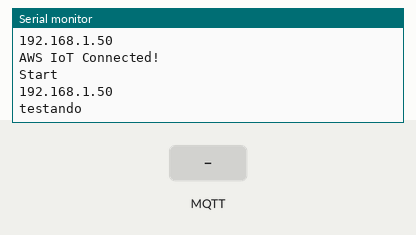
Simulated run of this program. Board: ESP32. Parts: the last lines printed to the serial monitor. The inputs (shaded band) are chosen by the test bench. WiFi joins after 1.5 s; servers stay silent unless stated; random numbers use the default seed unless the program sets one; no MQTT or app messages arrive unless stated.

Above: at 2.7 s.
2.8 s: MQTT message "1" arrives on the first subscribed topic
At 6.3 s:
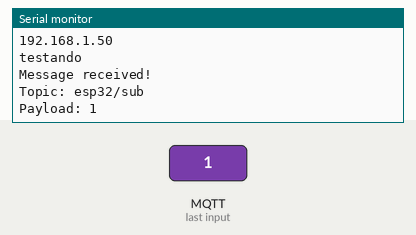
7.0 s: MQTT message "on" arrives on the first subscribed topic
At 10.0 s:
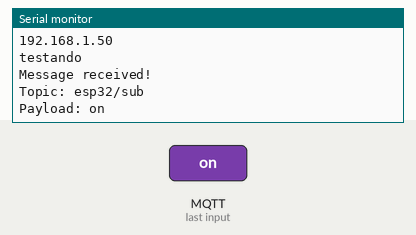
11.0 s: MQTT message "off" arrives on the first subscribed topic
At 14.9 s:
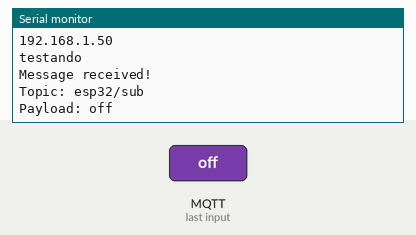

The program:

main.cpp
```cpp
#include <pgmspace.h>
#include <WiFiClientSecure.h>
#include <MQTTClient.h>
#include <ArduinoJson.h>
#include "WiFi.h"

// MQTT topics for the device
#define AWS_IOT_PUBLISH_TOPIC   "esp32/pub"
#define AWS_IOT_SUBSCRIBE_TOPIC "esp32/sub"

//mod
#define THINGNAME "ESP32-IoT-MonitoramentoIdoso"
const char WIFI_SSID[] = "iPhone de Rafael";
const char WIFI_PASSWORD[] = "rafael8765";
const char AWS_IOT_ENDPOINT[] = "a34ypir054ngjb-ats.iot.us-east-2.amazonaws.com";

WiFiClientSecure wifi_client = WiFiClientSecure();
MQTTClient mqtt_client = MQTTClient(256); //256 indicates the maximum size for packets being published and received.

//mod
// Amazon Root CA 1
static const char AWS_CERT_CA[] PROGMEM = R"EOF(
-----BEGIN CERTIFICATE-----
MIIDQTCCAimgAwIBAgITBmyfz5m/jAo54vB4ikPmljZbyjANBgkqhkiG9w0BAQsF
ADA5MQswCQYDVQQGEwJVUzEPMA0GA1UEChMGQW1hem9uMRkwFwYDVQQDExBBbWF6
b24gUm9vdCBDQSAxMB4XDTE1MDUyNjAwMDAwMFoXDTM4MDExNzAwMDAwMFowOTEL
MAkGA1UEBhMCVVMxDzANBgNVBAoTBkFtYXpvbjEZMBcGA1UEAxMQQW1hem9uIFJv
b3QgQ0EgMTCCASIwDQYJKoZIhvcNAQEBBQADggEPADCCAQoCggEBALJ4gHHKeNXj
ca9HgFB0fW7Y14h29Jlo91ghYPl0hAEvrAIthtOgQ3pOsqTQNroBvo3bSMgHFzZM
9O6II8c+6zf1tRn4SWiw3te5djgdYZ6k/oI2peVKVuRF4fn9tBb6dNqcmzU5L/qw
IFAGbHrQgLKm+a/sRxmPUDgH3KKHOVj4utWp+UhnMJbulHheb4mjUcAwhmahRWa6
VOujw5H5SNz/0egwLX0tdHA114gk957EWW67c4cX8jJGKLhD+rcdqsq08p8kDi1L
93FcXmn/6pUCyziKrlA4b9v7LWIbxcceVOF34GfID5yHI9Y/QCB/IIDEgEw+OyQm
jgSubJrIqg0CAwEAAaNCMEAwDwYDVR0TAQH/BAUwAwEB/zAOBgNVHQ8BAf8EBAMC
AYYwHQYDVR0OBBYEFIQYzIU07LwMlJQuCFmcx7IQTgoIMA0GCSqGSIb3DQEBCwUA
A4IBAQCY8jdaQZChGsV2USggNiMOruYou6r4lK5IpDB/G/wkjUu0yKGX9rbxenDI
U5PMCCjjmCXPI6T53iHTfIUJrU6adTrCC2qJeHZERxhlbI1Bjjt/msv0tadQ1wUs
N+gDS63pYaACbvXy8MWy7Vu33PqUXHeeE6V/Uq2V8viTO96LXFvKWlJbYK8U90vv
o/ufQJVtMVT8QtPHRh8jrdkPSHCa2XV4cdFyQzR1bldZwgJcJmApzyMZFo6IQ6XU
5MsI+yMRQ+hDKXJioaldXgjUkK642M4UwtBV8ob2xJNDd2ZhwLnoQdeXeGADbkpy
rqXRfboQnoZsG4q5WTP468SQvvG5
-----END CERTIFICATE-----
)EOF";

// Device Certificate
static const char AWS_CERT_CRT[] PROGMEM = R"KEY(
-----BEGIN CERTIFICATE-----
MIIDWjCCAkKgAwIBAgIVAOxh8KClZBqmQtlfEGTadto9mPQ5MA0GCSqGSIb3DQEB
CwUAME0xSzBJBgNVBAsMQkFtYXpvbiBXZWIgU2VydmljZXMgTz1BbWF6b24uY29t
IEluYy4gTD1TZWF0dGxlIFNUPVdhc2hpbmd0b24gQz1VUzAeFw0yMzExMjcxNzM3
MzNaFw00OTEyMzEyMzU5NTlaMB4xHDAaBgNVBAMME0FXUyBJb1QgQ2VydGlmaWNh
dGUwggEiMA0GCSqGSIb3DQEBAQUAA4IBDwAwggEKAoIBAQDej2wSQbtNBS2grQhk
chZfr978RMkQmQSMoIWvCq3xxNBMdj2w4snO+EqzMHvl2F0KzQDtmILAB/d2M8I1
J9XcR0QJNAenP3TWVhDQWqGJvvWftjqNlW1eem3IXAISbwoIG3LfhsZBfrTT/r/0
9hSHzrb78reKlp402oIfGLLlC7e61KMT6AzBGiyHGn6t4oypz1fbmTZCx6rhjn0d
VRzHnK99/+IxEGbnrfnQ0CW+53M8ga/7NPelJvWI0rYloJf8a2OoWEf8e85rUBkg
2SglgUgNX1y7bmAAD1eMXbeb5FCJY1LNK9Caa/gn4kJ/upIjq44seEyVSob38dH2
pwxzAgMBAAGjYDBeMB8GA1UdIwQYMBaAFMk6parZB/ITAtrApqOcLopXvojvMB0G
A1UdDgQWBBSLZ3k8P7gBQOg9egWXbo+MYDaeBjAMBgNVHRMBAf8EAjAAMA4GA1Ud
DwEB/wQEAwIHgDANBgkqhkiG9w0BAQsFAAOCAQEAnh9W1SaUb+l3bK9S8Jy8k2Ir
31zKBlkUefxLa7ptFuyQmYgMGwk6ttLE/c1xg4GHeiybakiUAD4JxpHel0MBpq+/
C7yJVhtnCxWIMWaiIf6vPin/0oUaAH2PqO9RU9wIUFp0GgjSlpSoVQ67H1DiEIUM
7aCUNvfjmyYx+46AUpRA/rVIe0JWqh1QcrhTVsJ/7SricEgAH9lJTbwPp6D+K4ml
ZktFN1m4AqlNL4nul4Qflydp+2LjmON+SrbXzysI2uM5WeZvCDZJFa6Jx2a4wwb2
zJNjYSkx/lSm/8A1REI/U2ffxC+9nYL7n+skKbE9spb0IIYYJLZnJ0armirRPA==
-----END CERTIFICATE-----
)KEY";

// Device Private Key
static const char AWS_CERT_PRIVATE[] PROGMEM = R"KEY(
-----BEGIN RSA PRIVATE KEY-----
MIIEpQIBAAKCAQEA3o9sEkG7TQUtoK0IZHIWX6/e/ETJEJkEjKCFrwqt8cTQTHY9
sOLJzvhKszB75dhdCs0A7ZiCwAf3djPCNSfV3EdECTQHpz901lYQ0Fqhib71n7Y6
jZVtXnptyFwCEm8KCBty34bGQX600/6/9PYUh862+/K3ipaeNNqCHxiy5Qu3utSj
E+gMwRoshxp+reKMqc9X25k2Qseq4Y59HVUcx5yvff/iMRBm56350NAlvudzPIGv
+zT3pSb1iNK2JaCX/GtjqFhH/HvOa1AZINkoJYFIDV9cu25gAA9XjF23m+RQiWNS
zSvQmmv4J+JCf7qSI6uOLHhMlUqG9/HR9qcMcwIDAQABAoIBAQC7ouV1Wu+jlssK
HPfnX3xXffoca42sraV1PlyW4AUYwVrwK/wE5p9IHHM2MZkzhb+jvISczCjn54+N
m0OP9x7J0Ved/ry5F7nUfsk8MDzi2hlRZpxlA+cqcUOfWVrx2aX2gdXOeF0rmLyx
wqRpzRIwEWqabd6qPCPz4Yk02GjyyuPPWh/4h13U9he7oTxvuO4qJV5yjpbmP78t
Pb7qCvXttM9ljbI5cfps8qBYP9H9ctwxLuOGIuTOCnjoGQm/FamAbglZm+leQVrD
0iDfx7rI5GfWCUiN/EU/fynuN4SJvKLLhNuT7NtVtZk+JppUaXHCgJHE16b7SCUo
zX3Yk4yRAoGBAP/RhxemuCNCXApe5P74RDQMgp1ieXJdQMYAzzhNGm8G74fAotX3
E5tAi8S1lL/oZgZX6ze3IsxVRgD64JEze6/w86xJcmC0Hd/ClSlm60TQcJxrHET9
BTHGabFwyaBoYUsPXoUVRhNRmy6fSZ/HVdGZimqschcj2hYMv6fYkfdbAoGBAN63
2kvN+BzGMS/xNUDEZZgd/8p0GMtzEuYrr3bQ89wiAga8ScK5aOKCSjf788pDEUn1
SRr9Uv9mB2gfiURme5UMnTuLaIc9WILjqSot+Gve6rPOCBvk2CZo9bDLeiG7O3aZ
1jdKzSK+to8JGYLq7xTDQXRHUiAGJGmOiG18AWLJAoGBAO4J08CoO7Njbi2gO0kd
Tql38pnsJcHLEBiubCOhazVgqMYS8/JQ5AeUufmiVPV1lGnWqWLAoDquJmOHDitO
UotWlAb+mNVvBFVPxGgwAj+YDREfgcCYB5tXWsXng1YlilLDzFndf8U+LD3nriRk
4XAVhPzZ1Ze+npHh7vyJwtj9AoGBAJwQ8WNVPZvMNgOGXu63sQlbXDceC5HlXUT1
L8tuuLN1ET5vCrDtA9ZVvnRklX0SajcNLuE+yr41XNNV5faMaeUUJcnn8qNyFWgC
6DOqav4MAyNkKMKDJgQkYKY2r6qbbRu6ySWNwRmr0nmAwuO+hTJjcKZuo9nU9AcT
3f36e24hAoGAGnBZ2s1iuxFHgNo+NrkN7WQH46zx71DyIuJM2N+W2BzvONcC19Ke
gxXoSvHsTmpF7gjcSqO2l+0SlPwnrLa+QagQIbOq+Io0yjgISzzUXUvWVimPQCR4
yo0B7osMH0f9ffJigbiwleDglsbnlGdBmyIswFzdRN1AdlA2NKdHF0k=
-----END RSA PRIVATE KEY-----
)KEY";
//endmod

uint32_t t1;

void incomingMessageHandler(String &topic, String &payload) {
  Serial.println("Message received!");
  Serial.println("Topic: " + topic);
  Serial.println("Payload: " + payload);
}

void connectAWS()
{
  //Begin WiFi in station mode
  WiFi.mode(WIFI_STA);
  WiFi.begin(WIFI_SSID, WIFI_PASSWORD);

  Serial.println("Connecting to Wi-Fi");

  //Wait for WiFi connection
  while (WiFi.status() != WL_CONNECTED){
    delay(500);
    Serial.print(".");
  }
  Serial.println();

  // Configure wifi_client with the correct certificates and keys
  wifi_client.setCACert(AWS_CERT_CA);
  wifi_client.setCertificate(AWS_CERT_CRT);
  wifi_client.setPrivateKey(AWS_CERT_PRIVATE);

  //Connect to AWS IOT Broker. 8883 is the port used for MQTT
  mqtt_client.begin(AWS_IOT_ENDPOINT, 8883, wifi_client);

  //Set action to be taken on incoming messages
  mqtt_client.onMessage(incomingMessageHandler);
    // Create a message handler
  // mqtt_client.onMessage(messageHandler);

  Serial.print("Connecting to AWS IOT");

  //Wait for connection to AWS IoT
  while (!mqtt_client.connect(THINGNAME)) {
    Serial.print(".");
    delay(100);
  }
  Serial.println();
  Serial.println(WiFi.localIP());

  if(!mqtt_client.connected()){
    Serial.println("AWS IoT Timeout!");
    return;
  }

  //Subscribe to a topic
  mqtt_client.subscribe(AWS_IOT_SUBSCRIBE_TOPIC);

  Serial.println("AWS IoT Connected!");
}

void publishMessage()
{
  //Create a JSON document of size 200 bytes, and populate it
  //See https://arduinojson.org/
  StaticJsonDocument<200> doc;
  doc["elapsed_time"] = millis() - t1;
  doc["value"] = random(1000);
  char jsonBuffer[512];
  serializeJson(doc, jsonBuffer); // print to mqtt_client
  //Publish to the topic
  mqtt_client.publish(AWS_IOT_PUBLISH_TOPIC, jsonBuffer);
  Serial.println("testando");
}

// void MessageHandler(String &topic, String &payload) {
//   Serial.println("Message received!");
//   Serial.println("Topic: " + topic);
//   Serial.println("Payload: " + payload);
// }

void setup() {
  Serial.begin(9600);
  t1 = millis();
  connectAWS();

}

void loop() {
  if (WiFi.status() != WL_CONNECTED){
    connectAWS();
  }

  Serial.println("Start");
  Serial.println(WiFi.localIP());
  publishMessage();
  mqtt_client.loop();
  delay(4000);
}
```

Measured:
- after the input at 2.8 s, the serial monitor: prints a new line after 2.8 s (image 1)
- after the input at 7.0 s, the serial monitor: prints a new line after 2.6 s (image 2)
- after the input at 11.0 s, the serial monitor: prints a new line after 2.6 s (image 3)
